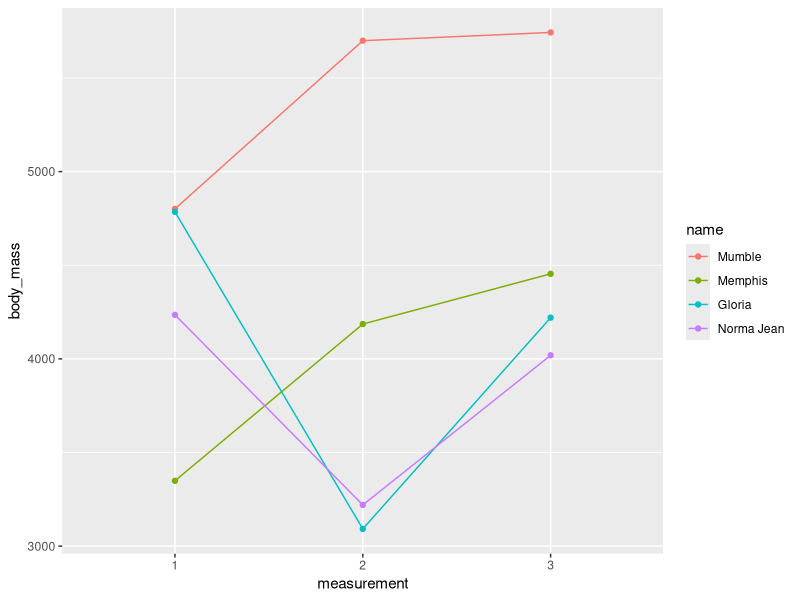
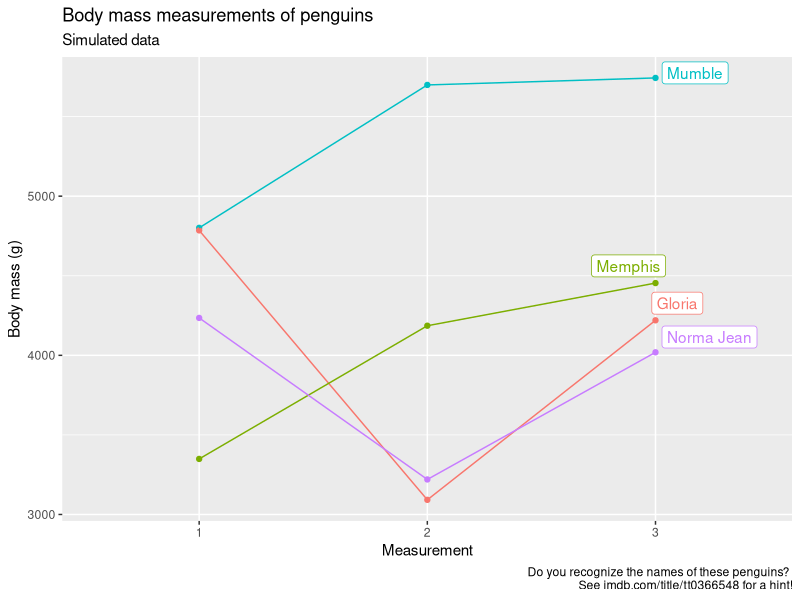

These charts were generated, in order, by the following R code:
(.packages())

library(tidyverse)

penguins_madeup_wide <- tribble(
  ~name,        ~sex,     ~tap_dance, ~body_mass_1, ~body_mass_2, ~body_mass_3, 
  "Mumble",     "male",   TRUE,       4801,         5699,         5743,         
  "Gloria",     "female", FALSE,      4785,         3092,         4220,         
  "Memphis",    "male",   FALSE,      3349,         4186,         4454,         
  "Norma Jean", "female", FALSE,      4235,         3220,         4019        
)

penguins_madeup_wide
## # A tibble: 12 x 5
##    name       sex    tap_dance measurement body_mass
##    <chr>      <chr>  <lgl>     <chr>           <dbl>
##  1 Mumble     male   TRUE      1                4801
##  2 Mumble     male   TRUE      2                5699
##  3 Mumble     male   TRUE      3                5743
##  4 Gloria     female FALSE     1                4785
##  5 Gloria     female FALSE     2                3092
##  6 Gloria     female FALSE     3                4220
##  7 Memphis    male   FALSE     1                3349
##  8 Memphis    male   FALSE     2                4186
##  9 Memphis    male   FALSE     3                4454
## 10 Norma Jean female FALSE     1                4235
## 11 Norma Jean female FALSE     2                3220
## 12 Norma Jean female FALSE     3                4019

#Great visual for understanding pivot_longer and pivot_wider
#https://www.dropbox.com/s/a6o75zj443b2rv3/tidyr-longer-wider-modified.gif?dl=0

??gather
??spread

penguins_madeup_wide %>%
  pivot_longer(
    cols = starts_with("body_mass"),
    names_to = "measurement",
    values_to = "body_mass"
  )

penguins_madeup_long <- penguins_madeup_wide %>%
  pivot_longer(
    cols = starts_with("body_mass"),
    names_to = "measurement",
    names_prefix = "body_mass_",
    values_to = "body_mass"
  )
penguins_madeup_long

penguins_madeup_long %>%
  mutate(name = fct_reorder2(name, measurement, body_mass)) %>%
  ggplot(aes(x = measurement, y = body_mass,
             group = name, color = name)) +
  geom_point() +
  geom_line()

library(ggrepel)

ggplot(penguins_madeup_long, 
       aes(x = measurement, y = body_mass, group = name, color = name)) +
  geom_point() +
  geom_line() +
  guides(color = FALSE) +
  geom_label_repel(data = penguins_madeup_long %>% filter(measurement == 3),
                   aes(label = name)) + 
  labs(
    x = "Measurement",
    y = "Body mass (g)",
    title = "Body mass measurements of penguins",
    subtitle = "Simulated data",
    caption = "Do you recognize the names of these penguins? 
    See imdb.com/title/tt0366548 for a hint!"
  )

penguins_madeup_long

#Column-wise operations
#https://cran.r-project.org/web/packages/dplyr/vignettes/colwise.html

penguins_madeup_wide

penguins_madeup_wide %>%
  summarise(
    body_mass_1_avg = mean(body_mass_1),
    body_mass_2_avg = mean(body_mass_2),
    body_mass_3_avg = mean(body_mass_3)
  )

penguins_madeup_wide %>%
  summarise(across(starts_with("body_mass"),mean))

penguins_madeup_wide %>%
  summarise(
    sample_mean = across(starts_with("body_mass"), mean),
    sample_sd = across(starts_with("body_mass"), sd),
  )

penguins_madeup_wide %>%
  summarise(across(
    starts_with("body_mass"),
    list(sample_mean = mean, sample_sd = sd)
  ))

# Exercise: turn the data we just created into this table
## # A tibble: 3 x 3
##   measurement sample_mean sample_sd
##   <chr>             <dbl>     <dbl>
## 1 1                 4292.      682.
## 2 2                 4049.     1203.
## 3 3                 4609       777.

#Row-wise operations
#https://dplyr.tidyverse.org/articles/rowwise.html

penguins_madeup_wide

penguins_madeup_wide <- penguins_madeup_wide %>%
  rowwise() %>%
  mutate(body_mass_avg = mean(c_across(starts_with("body_mass"))))

penguins_madeup_wide

penguins_madeup_wide <- penguins_madeup_wide %>%
  rowwise() %>%
  mutate(body_mass_median = median(c_across(starts_with("body_mass"))))

penguins_madeup_wide
